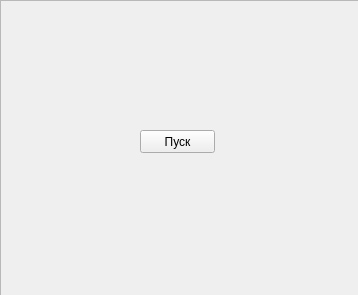
<?xml version="1.0" encoding="UTF-8"?>
<ui version="4.0">
 <class>MainWindow</class>
 <widget class="QMainWindow" name="MainWindow">
  <property name="geometry">
   <rect>
    <x>0</x>
    <y>0</y>
    <width>358</width>
    <height>295</height>
   </rect>
  </property>
  <property name="windowTitle">
   <string>MainWindow</string>
  </property>
  <widget class="QWidget" name="centralwidget">
   <widget class="QPushButton" name="A">
    <property name="geometry">
     <rect>
      <x>140</x>
      <y>130</y>
      <width>75</width>
      <height>23</height>
     </rect>
    </property>
    <property name="text">
     <string>Пуск</string>
    </property>
   </widget>
   <widget class="QFrame" name="frame">
    <property name="geometry">
     <rect>
      <x>0</x>
      <y>0</y>
      <width>361</width>
      <height>301</height>
     </rect>
    </property>
    <property name="frameShape">
     <enum>QFrame::StyledPanel</enum>
    </property>
    <property name="frameShadow">
     <enum>QFrame::Raised</enum>
    </property>
   </widget>
   <zorder>frame</zorder>
   <zorder>A</zorder>
  </widget>
 </widget>
 <resources/>
 <connections/>
</ui>
